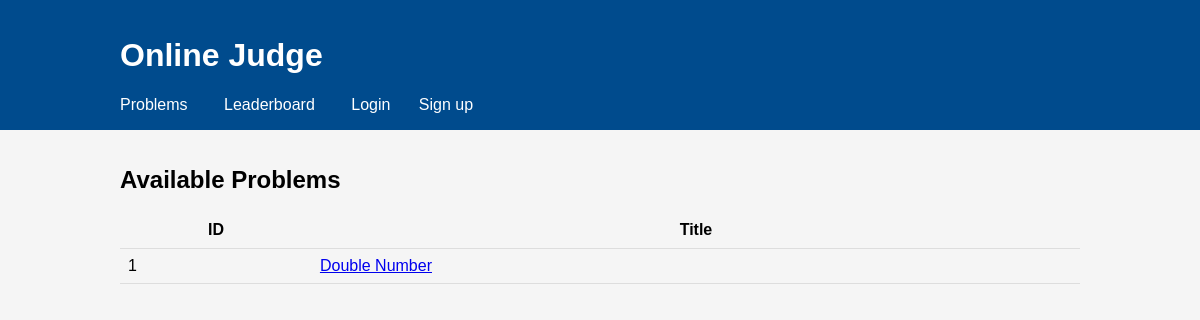
Before: / with the older database file.
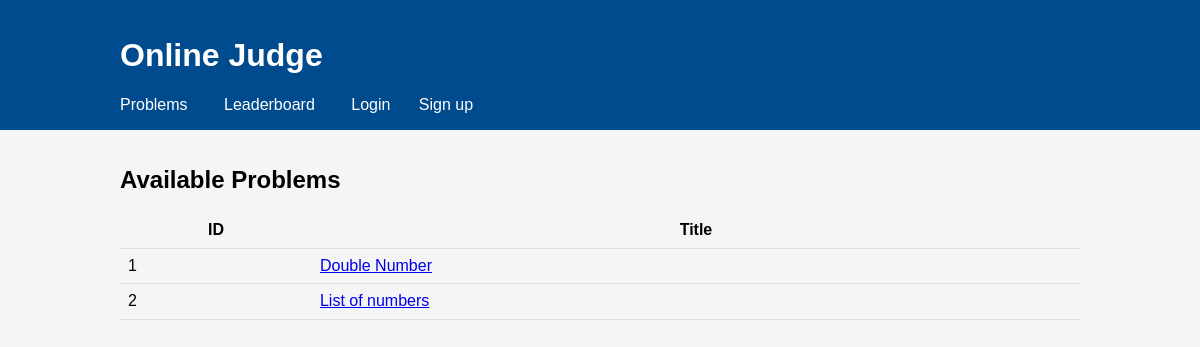
After: the same page with the newer database file.
### judge/models.py (models this page shows, shortened)
class Problem(models.Model):
    title = models.CharField(max_length=200)
    description = models.TextField()

### judge/views.py (the view)
# urls.py: path('', views.problem_list, name='problem_list'),
def problem_list(request):
    problems = Problem.objects.all()
    return render(request, 'judge/problem_list.html', {'problems': problems})

### judge/templates/judge/problem_list.html (shortened to what this page needs)
{% extends 'judge/base.html' %}
{% block content %}
<h2>Available Problems</h2>
<table>
    <thead>
        <tr><th>ID</th><th>Title</th></tr>
    </thead>
    <tbody>
        {% for problem in problems %}
        <tr>
            <td>{{ problem.id }}</td>
            <td><a href="{% url 'problem_detail' problem.id %}">{{ problem.title }}</a></td>
        </tr>
        {% empty %}
        <tr><td colspan="2">No problems have been created yet.</td></tr>
        {% endfor %}
    </tbody>
</table>
{% endblock %}

### judge/templates/judge/base.html (shortened to what this page needs)
<!DOCTYPE html>
<html lang="en">
<head>
    <link rel="stylesheet" href="https://cdnjs.cloudflare.com/ajax/libs/normalize/8.0.1/normalize.min.css">
</head>
<body>
    <header>
        <div class="container">
            <h1><a href="{% url 'problem_list' %}" style="color: inherit; text-decoration: none;">Online Judge</a></h1>
            <nav>
                <a href="{% url 'problem_list' %}">Problems</a>
                <a href="{% url 'leaderboard' %}" style="margin-left:1rem;">Leaderboard</a>
                {% if user.is_authenticated %}
                    <span style="margin-left:.5rem;">Hello, {{ user.username }}</span>
                     <a href="{% url 'my_progress' %}" style="margin-left:1rem;">My Progress</a>
                    <form action="{% url 'logout' %}" method="post" style="display:inline;">
                    {% csrf_token %}
                    <button type="submit" style="background:none;border:none;color:#06c;cursor:pointer;padding:0;">
                        Logout
                    </button>
                    </form>
                {% else %}
                    <a href="{% url 'login' %}" style="margin-left:1rem;">Login</a>
                    <a href="{% url 'signup' %}" style="margin-left:.5rem;">Sign up</a>
                {% endif %}
            </nav>
        </div>
    </header>
    <main>
        <div class="container">
            {% block content %}{% endblock %}
        </div>
    </main>
</body>
</html>

### judge/templates/judge/base.html (style rules this page uses)
body { font-family: Arial, sans-serif; margin: 0; padding: 0; background-color: #f5f5f5; }
header { background-color: #004b8d; color: white; padding: 1rem; }
nav a { color: white; margin-right: 1rem; text-decoration: none; }
main { padding: 1rem; }
.container { max-width: 960px; margin: 0 auto; }
table { width: 100%; border-collapse: collapse; }
th, td { padding: 0.5rem; border-bottom: 1px solid #ddd; }

Changed rows visible on the page:
added Problem: id "2", title "List of numbers"
